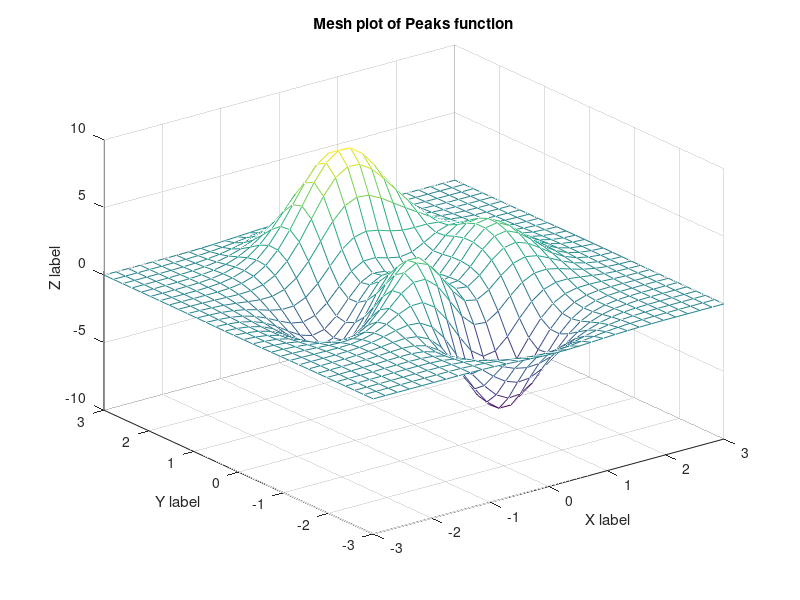

Here is the MATLAB script that generated this plot:
% Plotting a mesh surface 3D

close all               % close all graphics windows

[x,y,z] = peaks(30);    % create the surface


mesh( x, y, z ),
   title('Calculus III memories'),
   xlabel('X label'),
   ylabel('Y label'),
   zlabel('Z label'),
   grid on,
   title('Mesh plot of Peaks function')